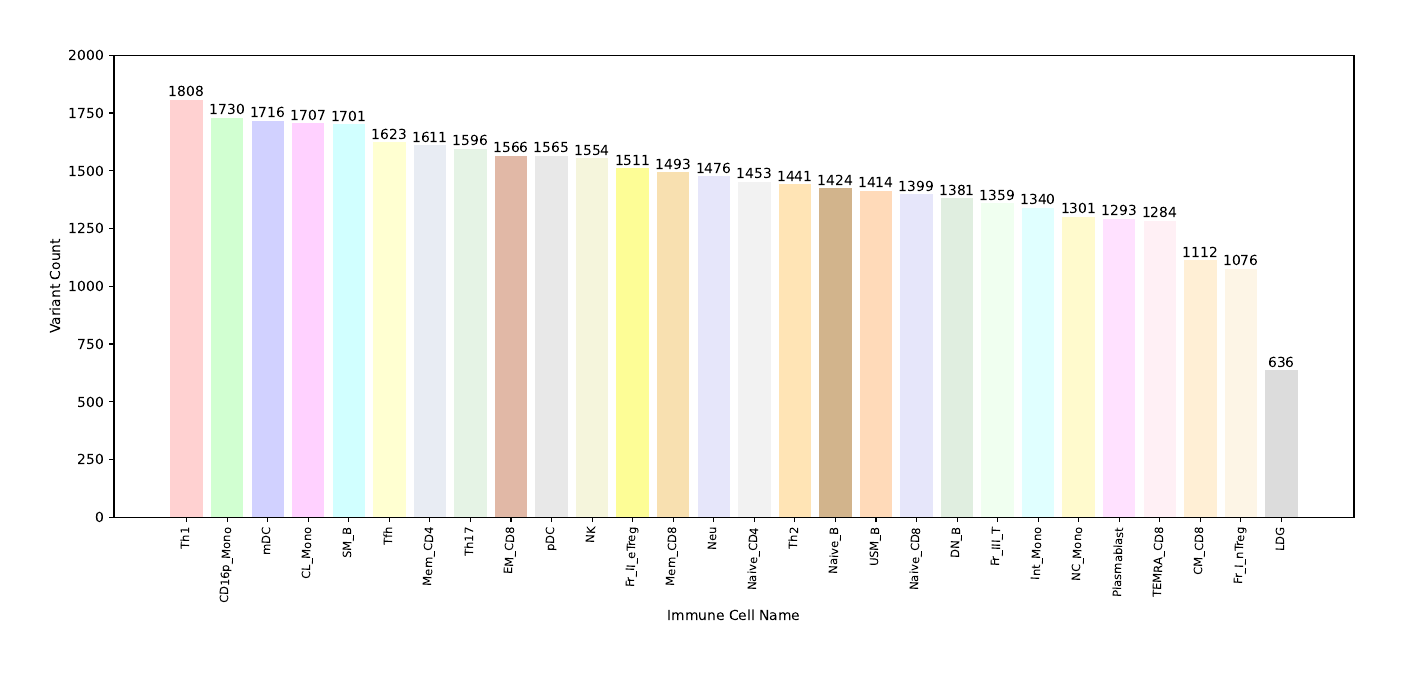

This chart was generated by the following Python code:
import matplotlib.pyplot as plt
 
name_list = ['Th1', 'CD16p_Mono', 'mDC', 'CL_Mono', 'SM_B', 'Tfh', 'Mem_CD4', 'Th17', 'EM_CD8', 'pDC', \
            'NK', 'Fr_II_eTreg', 'Mem_CD8', 'Neu', 'Naive_CD4', 'Th2', 'Naive_B', 'USM_B', 'Naive_CD8', 'DN_B', \
            'Fr_III_T', 'Int_Mono', 'NC_Mono', 'Plasmablast', 'TEMRA_CD8', 'CM_CD8', 'Fr_I_nTreg', 'LDG']
num_list = [1808,1730,1716,1707,1701,1623,1611,1596,1566,1565,1554,1511,1493,1476,1453,1441,1424,1414,1399,1381,1359,1340,1301,1293,1284,1112,1076,636]

fig, ax = plt.subplots(figsize=(16, 6))
rects=ax.bar(range(len(num_list)), num_list, color=['#FFD1D1', '#D1FFD1', '#D1D1FF', '#FFD1FF', '#D1FFFF', '#FFFFD1', '#E8ECF3', '#E5F3E5', \
                '#E1B8A6', '#E8E8E8', '#F5F5DC', '#FDFD96', '#F8E0B0', '#E6E6FA', '#F2F2F2', '#FFE4B5', \
                '#D2B48C', '#FFDAB9', '#E6E6FA', '#E0EEE0', '#F0FFF0', '#E0FFFF', '#FFFACD', '#FFE1FF', \
                '#FFF0F5', '#FFEFD5', '#FDF5E6', '#DCDCDC'])

index=[0,1,2,3,4,5,6,7,8,9,10,11,12,13,14,15,16,17,18,19,20,21,22,23,24,25,26,27]

plt.ylim(ymax=2000, ymin=0)
plt.xticks(index, name_list, size='small', rotation=88)
plt.xlabel("Immune Cell Name")
plt.ylabel("Variant Count")

for rect in rects:
    height = rect.get_height()
    plt.text(rect.get_x() + rect.get_width() / 2, height, str(height), ha='center', va='bottom')

plt.savefig('Cell_Num_Positive.pdf', bbox_inches='tight', pad_inches=0.5)
